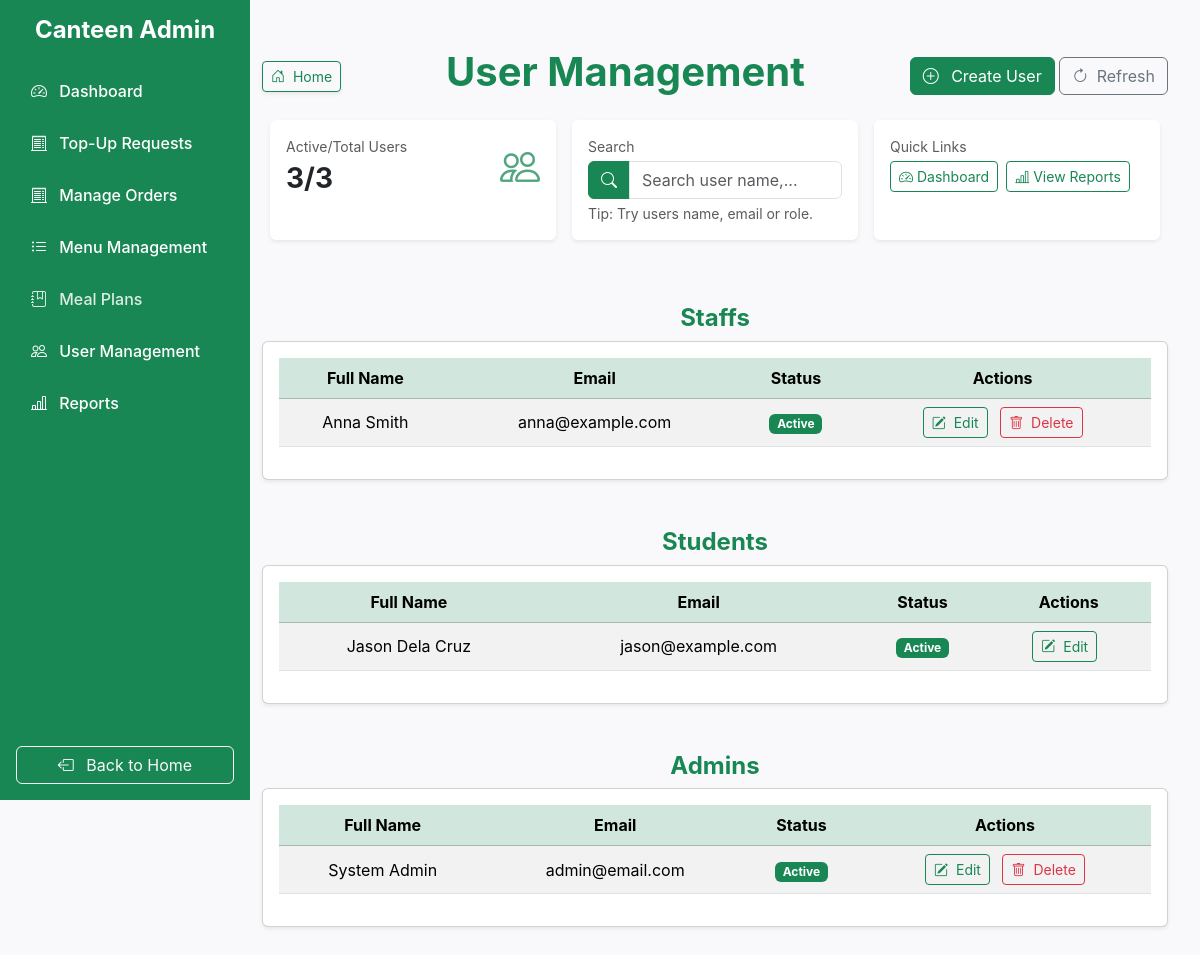
/pages/admin-pages/manage_users.php (signed in), run on the app's committed database.
### tables this page shows
CREATE TABLE IF NOT EXISTS `users` (
  `user_id` INT NOT NULL AUTO_INCREMENT,
  `username` VARCHAR(50) NOT NULL,
  `password` VARCHAR(255) NOT NULL,
  `full_name` VARCHAR(100) NOT NULL,
  `email` VARCHAR(100) NULL DEFAULT NULL,
  `user_type` ENUM('student', 'staff', 'admin') NULL DEFAULT 'student',
  `balance` DECIMAL(10,2) NULL DEFAULT '0.00',
  `date_created` DATETIME NULL DEFAULT CURRENT_TIMESTAMP,
  `status` ENUM('active', 'inactive') NULL DEFAULT 'active',
  PRIMARY KEY (`user_id`),
  UNIQUE INDEX `username` (`username` ASC),
  UNIQUE INDEX `email` (`email` ASC));

### pages/admin-pages/manage_users.php (the view, shortened to what this page needs)
<?php
    include('../../includes/sidebar.php');
?>
<main class="admin-content container my-5 fullHeight d-flex flex-column align-items-center justify-content-start">
     <div class="d-flex justify-content-between align-items-center w-100 mb-3">
        <div class="d-flex align-items-center gap-2">
            <a href="../menu.php" class="btn btn-outline-success btn-sm shadow-sm">
                <i class="bi bi-house-door me-1"></i> Home
            </a>
        </div>
        <div><h1 class="text-center flex-grow-1 fw-bold text-success">User Management</h1></div>
        <div>
            <a href="create_user.php" class="btn btn-success">
                <i class="bi bi-plus-circle me-2"></i> Create User
            </a>
            <button class="btn btn-outline-secondary" onclick="window.location.reload()">
                <i class="bi bi-arrow-clockwise me-1"></i> Refresh
            </button>
        </div>
    </div>
    <?php
        include ('../../config/db.php');
        $userCount = $conn->query("SELECT COUNT(*) as count FROM users")->fetch_assoc()['count'];
        $activeUsers = $conn->query("SELECT COUNT(*) as count FROM users WHERE status = 'active'")->fetch_assoc()['count'];
        $sql = "SELECT * FROM users ORDER BY full_name ASC";
        $result = $conn->query($sql);
        $users = [];
        if ($result->num_rows > 0) {
            while($row = $result->fetch_assoc()) {
                $users[] = $row;
            }
        }
        $groupedUsers = [];
        foreach ($users as $user) {
            $role = $user['user_type'];
            if (!isset($groupedUsers[$role])) {
                $groupedUsers[$role] = [];
            }
            $groupedUsers[$role][] = $user;
        }
    ?>
    <div class="row g-3 mb-3 w-100">
        <div class="col-md-4">
            <div class="card shadow-sm border-0 h-100">
                <div class="card-body">
                    <div class="d-flex justify-content-between align-items-center">
                        <div>
                            <div class="text-muted small">Active/Total Users</div>
                            <div class="fs-3 fw-bold" id="userCount"><?= htmlspecialchars($activeUsers)?>/<?= htmlspecialchars($userCount)?></div>
                        </div>
                        <i class="bi bi-people fs-1 text-success opacity-75"></i>
                    </div>
                </div>
            </div>
        </div>
        <div class="col-md-4">
            <div class="card shadow-sm border-0 h-100">
                <div class="card-body">
                    <div class="text-muted small mb-1">Search</div>
                    <div class="input-group">
                        <span class="input-group-text bg-success text-white border-success">
                            <i class="bi bi-search"></i>
                        </span>
                        <input type="text" id="userFilter" class="form-control" placeholder="Search user name,...">
                    </div>
                    <div class="form-text">Tip: Try users name, email or role.</div>
                </div>
            </div>
        </div>
        <div class="col-md-4">
            <div class="card shadow-sm border-0 h-100">
                <div class="card-body">
                    <div class="text-muted small mb-1">Quick Links</div>
                    <div class="d-flex gap-2 flex-wrap">
                        <a href="dashboard.php" class="btn btn-outline-success btn-sm"><i class="bi bi-speedometer2 me-1"></i>Dashboard</a>
                        <a href="reports.php" class="btn btn-outline-success btn-sm"><i class="bi bi-bar-chart-line me-1"></i>View Reports</a>
                    </div>
                </div>
            </div>
        </div>
    </div>
    <br>
    <?php if(count($users) > 0): ?>
        <?php foreach ($groupedUsers as $role => $usersInRole): ?>
            <?php if (count($usersInRole) > 0): ?>
                <h4 class="text-success fw-bold mt-4 text-capitalize"><?= htmlspecialchars($role) ?>s</h4>
                <div class="card shadow-sm w-100 mb-4">
                    <div class="card-body">
                        <div class="table-responsive">
                            <table class="table table-striped table-hover align-middle user-table">
                                <thead  class="table-success text-center">
                                    <tr>
                                        <th scope="col">Full Name</th>
                                        <th scope="col">Email</th>
                                        <th scope="col">Status</th>
                                        <th scope="col">Actions</th>
                                    </tr>
                                </thead>
                                <tbody class="usersTable" data-role="<?=$role?>">
                                    <?php foreach ($usersInRole as $user): ?>
                                        <tr id="user-<?=$user['user_id']?>" class="text-center">
                                            <td><?= htmlspecialchars($user['full_name']) ?></td>
                                            <td><?= htmlspecialchars($user['email']) ?></td>
                                            <td>
                                                <?php if ($user['status'] === 'active'): ?>
                                                    <span class="badge bg-success">Active</span>
                                                <?php else: ?>
                                                    <span class="badge bg-secondary">Inactive</span>
                                                <?php endif; ?>
                                            </td>
                                            <td>
                                                <a href="edit_user.php?id=<?= urlencode($user['user_id']) ?>" class="btn btn-sm btn-outline-success me-2">
                                                    <i class="bi bi-pencil-square me-1"></i> Edit
                                                </a>
                                                <?php if ($user['status'] === 'inactive' || $user['user_type'] === 'staff' || $user['user_type'] === 'admin'): ?>
                                                    <a href="delete_user.php?id=<?= urlencode($user['user_id']) ?>" class="btn btn-sm btn-outline-danger deleteUserBtn" data-id="<?=$user['user_id']?>" data-action="delete_user" title="Delete User">
                                                        <i class="bi bi-trash me-1"></i> Delete
                                                    </a>
                                                <?php endif; ?>
                                            </td>
                                        </tr>
                                    <?php endforeach; ?>
                                </tbody>
                            </table>
                        </div>
                    </div>
                </div>
            <?php endif; ?>
        <?php endforeach; ?>
    <?php else: ?>
        <div class="alert alert-info text-center" role="alert">
            No user data found. <a href="create_user.php" class="alert-link">Create a new user</a>.
        </div>
    <?php endif; ?>
</main>
<?php include('../../includes/closing.php'); ?>

### assets/css/admin.css (style rules this page uses)
.fullHeight { min-height: 85vh; }
body { margin: 0; font-family: "Inter", sans-serif; background-color: #f9f9fb; }
.admin-content { margin-left: 250px; margin-right: 20px; width: calc(100% - 250px); }

### data on the page
users: full_name "Anna Smith", email "anna@example.com", status "Active"
users: full_name "Jason Dela Cruz", email "jason@example.com", status "Active"
users: user_type "Admin", full_name "System Admin", email "admin@email.com", status "Active"

### other printed values
$activeUsers "3"
$userCount "3"
$role "Staff"
$role "Student"
